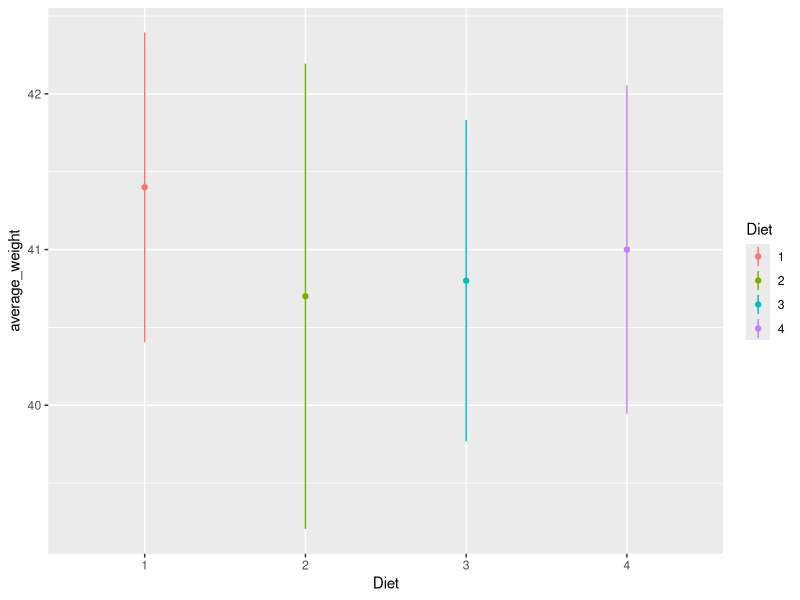
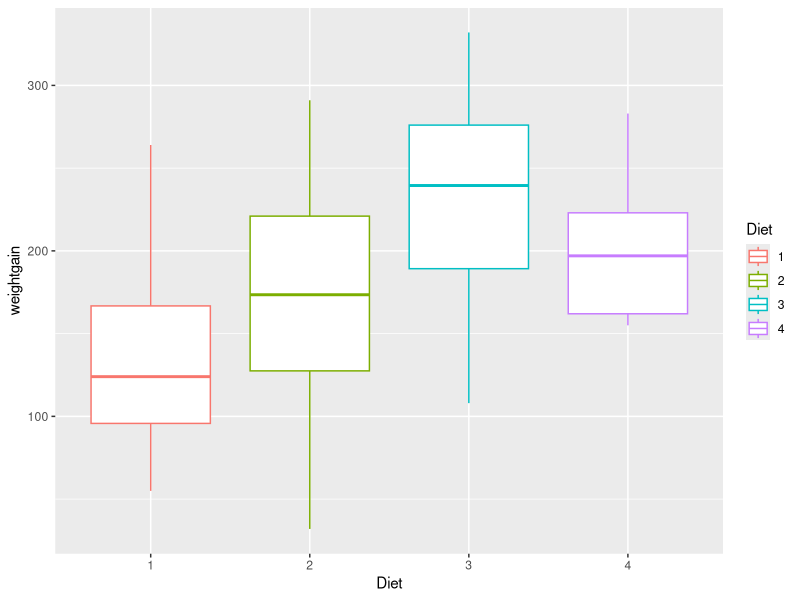
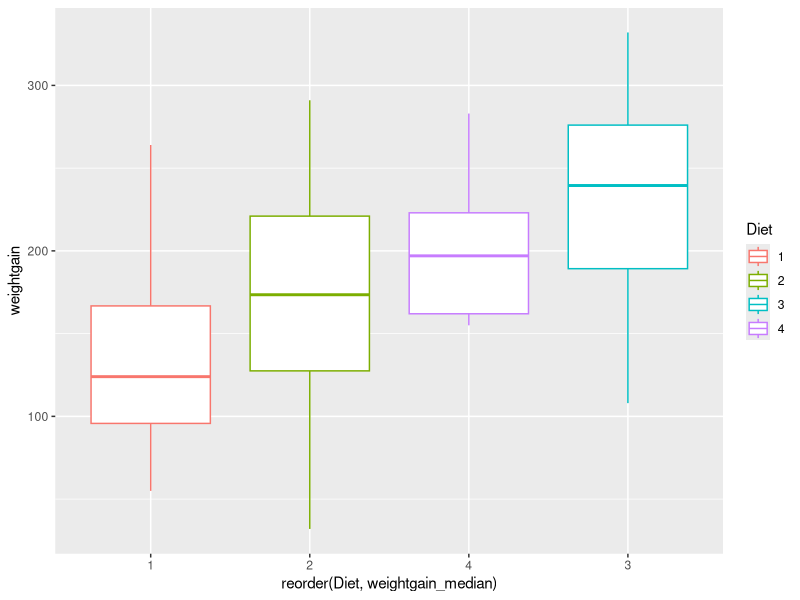

Write R code to recreate these figures, in order.
## ---- chunk 1
knitr::opts_chunk$set(echo = TRUE)
## ---- chunk 2
library(dplyr)
library(ggplot2)
#data("ChickWeight")

# remove the comments to load all the needed data and tools for this .rmd file
## ---- chunk 3
head(ChickWeight)
dim(ChickWeight)
?ChickWeight
#View(ChickWeight)
## ---- chunk 4
diets_start <- filter(ChickWeight,Time==0) %>% 
  group_by(Diet) %>%
  summarize(
    frequency = n(),
    average_weight = mean(weight,na.rm=TRUE),
    sd_weight = sd(weight,na.rm=TRUE)
  )
head(diets_start)
## ---- chunk 5
  
ggplot(diets_start,aes(x=Diet,y=average_weight,color=Diet))+geom_linerange(aes(ymin=average_weight-sd_weight,ymax=average_weight+sd_weight))+geom_point()
## ---- chunk 6
chicken <- ChickWeight %>% 
  group_by(Chick) %>% mutate(
    obs = n()
)

complete <- filter(chicken,obs==12)
incomplete <- filter(chicken,obs<12)

number_complete <- complete %>%
  group_by(Chick) %>%
  summarize(observation = n())

number_incomplete <- incomplete %>%
  group_by(Chick) %>% 
  summarize(observations = n())
 
observations_incomplete <- sum(number_incomplete['observations'])
average <- observations_incomplete/5

n_c <- number_complete %>%
  summarize(complete_observations = n())

n_i <- number_incomplete %>%
  summarize(incomplete_observations = n())

answer <- n_c %>% mutate(
  n_i,
  total_incomplete = sum(number_incomplete['observations']),
  average_incomplete = observations_incomplete/5
)

head(answer)
## ---- chunk 7
complete <- complete %>% 
  mutate(
  weightgain = weight-weight[Time==0]
)
## ---- chunk 8
day21 <- filter(complete,Time==21)
day21 <- day21 %>% 
  group_by(Diet) %>% mutate(
  weightgain_median = median(weightgain)
)
ggplot(day21,aes(x=Diet,y=weightgain,color=Diet))+geom_boxplot()
ggplot(day21,aes(x=reorder(Diet,weightgain_median),y=weightgain,color=Diet))+geom_boxplot()
